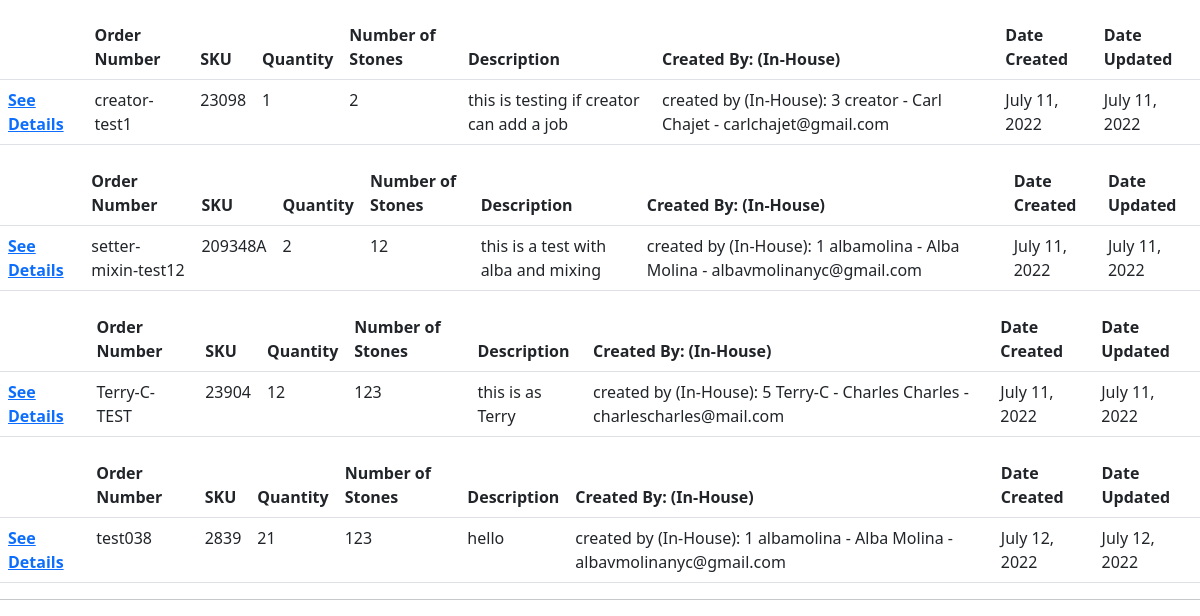
Before: / (lower part) with the older database file.
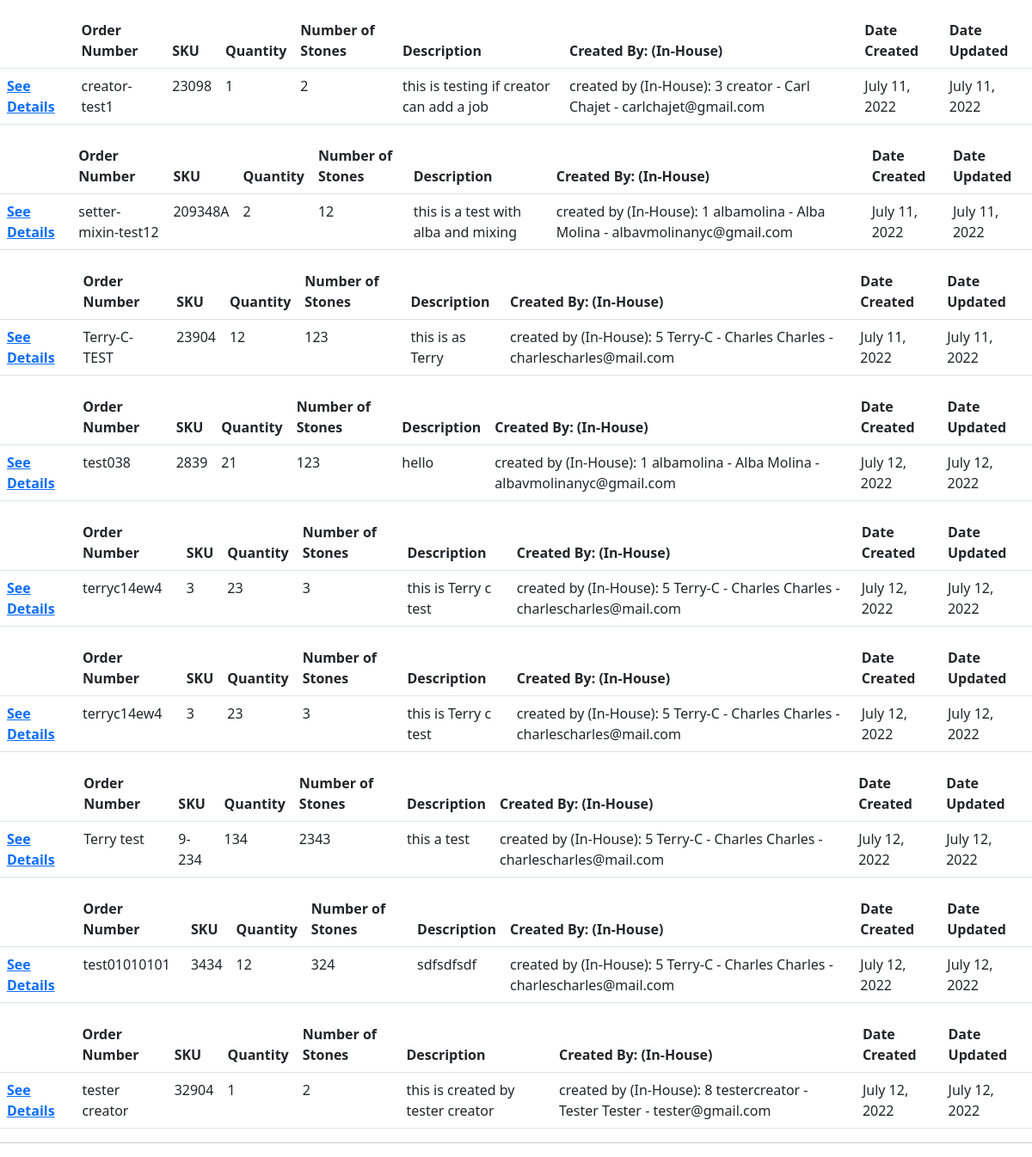
After: the same page with the newer database file.
### thetracker/models.py (models this page shows, shortened)
class Job(models.Model):
    order_num = models.CharField(max_length=275)
    SKU = models.CharField(max_length=275)
    num_items = models.IntegerField()
    num_stones = models.IntegerField()
    description_text = models.TextField()
    creator_name = models.ForeignKey(User, on_delete=models.PROTECT)
    created = models.DateField(auto_now_add=True)
    updated = models.DateField(auto_now=True)

### thetracker/views.py (the view)
# urls.py: path('', HomeView.as_view(), name='home'),
class HomeView(ListView):
    model = Job
    filter = JobFilter
    template_name = 'home.html'
    def get_context_data(self, **kwargs):
        context = super().get_context_data(**kwargs)
        context['filter'] = JobFilter(self.request.GET, queryset=self.get_queryset())
        return context

### thetracker/templates/home.html (shortened to what this page needs)
{% extends 'base.html' %} {% block content %}
{% for job in filter.qs %}
<div class=".table-responsive{-sm|-md|-lg|-xl|-xxl}">
  <table class="table">
    <thead>
      <tr>
        <th scope="col"></th>
        <th scope="col">Order Number</th>
        <th scope="col">SKU</th>
        <th scope="col">Quantity</th>
        <th scope="col">Number of Stones</th>
        <th scope="col">Description</th>
        <th scope="col">Created By: (In-House)</th>
        <th scope="col">Date Created</th>
        <th scope="col">Date Updated</th>
      </tr>
    </thead>
    <tbody>
      <tr>
        <th scope="row"> <a href="{% url 'job-detail' job.pk %}"> See Details</a> </th>
        <td>{{ job.order_num }}</td>
        <td>{{ job.SKU }}</td>
        <td>{{ job.num_items }}</td>
        <td>{{ job.num_stones }}</td>
        <td>{{ job.description_text }}</td>
        <td>created by (In-House): {{ job.creator_name.id }} {{ job.creator_name }} - {{ job.creator_name.first_name }}
          {{ job.creator_name.last_name }}
          - {{ job.creator_name.email }}</td>
        <td>{{ job.created }}</td>
        <td>{{ job.updated }}</td>
      </tr>
    </tbody>
  </table>
</div>
{% endfor %}
<hr />
{% endblock %}

Changed rows visible on the page:
added Job: order_num "terryc14ew4", SKU "3", num_items "23", num_stones "3", description_text "this is Terry c test", creator_name.id "5", creator_name "Terry-C", creator_name.first_name "Charles", creator_name.last_name "Charles", creator_name.email "charlescharles@mail.com", created "July 12, 2022", updated "July 12, 2022"
added Job: order_num "terryc14ew4", SKU "3", num_items "23", num_stones "3", description_text "this is Terry c test", creator_name.id "5", creator_name "Terry-C", creator_name.first_name "Charles", creator_name.last_name "Charles", creator_name.email "charlescharles@mail.com", created "July 12, 2022", updated "July 12, 2022"
added Job: order_num "Terry test", SKU "9-234", num_items "134", num_stones "2343", description_text "this a test", creator_name.id "5", creator_name "Terry-C", creator_name.first_name "Charles", creator_name.last_name "Charles", creator_name.email "charlescharles@mail.com", created "July 12, 2022", updated "July 12, 2022"
added Job: order_num "test01010101", SKU "3434", num_items "12", num_stones "324", description_text "sdfsdfsdf", creator_name.id "5", creator_name "Terry-C", creator_name.first_name "Charles", creator_name.last_name "Charles", creator_name.email "charlescharles@mail.com", created "July 12, 2022", updated "July 12, 2022"
added Job: order_num "tester creator", SKU "32904", num_items "1", num_stones "2", description_text "this is created by tester creator", creator_name.id "8", creator_name "testercreator", creator_name.first_name "Tester", creator_name.last_name "Tester", creator_name.email "tester@gmail.com", created "July 12, 2022", updated "July 12, 2022"
